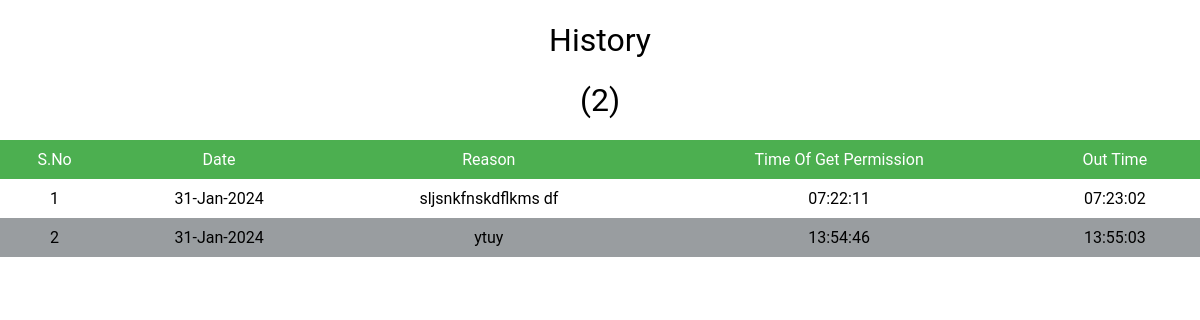
The page /student_history.php?id=22F61F0018 on the database its author committed.
### tables this page shows
CREATE TABLE `permission_history` (
  `student_id` varchar(10) NOT NULL,
  `sname` varchar(40) NOT NULL,
  `date` varchar(12) NOT NULL,
  `reason` varchar(255) DEFAULT NULL,
  `time_of_get_permission` varchar(12) DEFAULT NULL,
  `out_time` varchar(12) DEFAULT NULL,
  `department` varchar(10) NOT NULL
);

### student_history.php (the view, shortened to what this page needs)
<!DOCTYPE html>
<?php
    include('connection.php');
    $id=$_GET['id'];
    $name=$_GET['name'];
    ?>
<html lang="en">
<head>
</head>
<body>
    <?php
        $sql = "SELECT * FROM `permission_history` WHERE student_id='$id'";
        $result = mysqli_query($con, $sql);
        $count = mysqli_num_rows($result);
        if($count >0){
               ?>
               <h1>History</h1>
               <h1><?php echo $name."(".$count.")"; ?></h1>
              <table>
              <tr id="thead">
                  <td>S.No</td>
                  <td>Date</td>
                  <td class="reason">Reason</td>
                  <td>Time Of Get Permission</td>
                  <td>Out Time</td>
              </tr><?php
              $sno=1;
                while($row=mysqli_fetch_assoc($result)) {
              ?>
                <tr>
                   <td><?php echo $sno; $sno=$sno+1;?></td>
                   <td><?php echo $row['date'];?></td>
                   <td class="reason"><?php echo $row['reason'];?></td>
                   <td><?php echo $row['time_of_get_permission'];?></td>
                   <td><?php echo $row['out_time'];?></td>
                </tr>
<?php
              }
              echo'</table>';
            }
        else{
            echo "<h1>zero rows</h1>";
        }
?>
</body>
</html>

### student_history.php (style rules this page uses)
body { margin: 0%; padding: 0%; font-family: Roboto, Arial, sans-serif; }
table { border-collapse: collapse; width:100%; }
td { text-align:center; padding:10px; }
tr:nth-child(odd) { background-color: #999DA0; }
h1 { font-weight: normal; text-align: center; }
#thead { background-color: #4caf50; color:white; font-weight:strong; }
.reason { max-width: 200px; }

### rows shown on the page
permission_history: date "31-Jan-2024", reason "sljsnkfnskdflkms df", time_of_get_permission "07:22:11", out_time "07:23:02"
permission_history: date "31-Jan-2024", reason "ytuy", time_of_get_permission "13:54:46", out_time "13:55:03"

### other values the page prints
$count "2"
